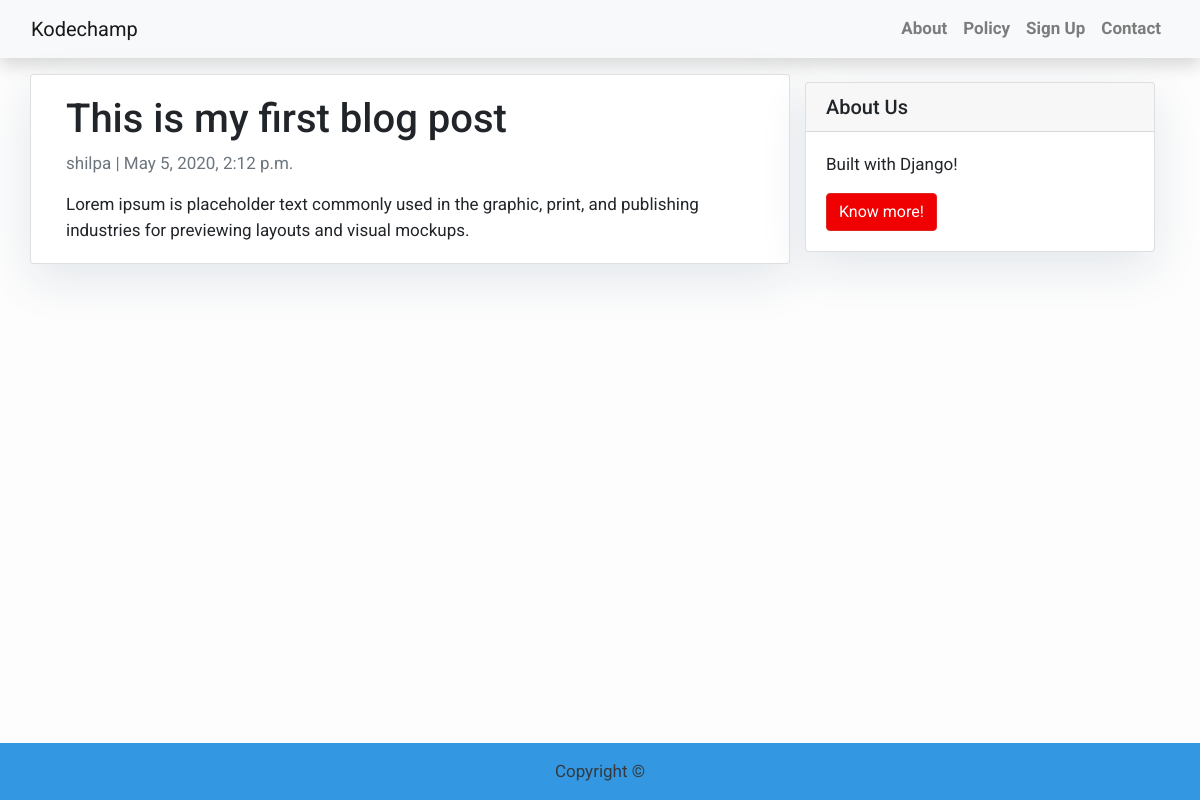
The page /my-first-blog-post on the database its author committed.
### blog/models.py (models this page shows, shortened)
class Post(models.Model):
    title=models.CharField(max_length=200,unique=True)
    slug=models.SlugField(max_length=200,unique=True)
    author=models.ForeignKey(User,on_delete=models.CASCADE,related_name='blog_posts')
    updated_on=models.DateTimeField(auto_now=True)
    content=models.TextField()
    created_on=models.DateTimeField(auto_now_add=True)
    status=models.IntegerField(choices=STATUS,default=0)
    class Meta:
        ordering=['-created_on']

### blog/views.py (the view)
# urls.py: path('<slug:slug>', views.PostDetail.as_view(), name='post_detail'),
class PostDetail(generic.DetailView):
    model = Post
    template_name = 'blog/post_detail.html'  # detail about each blog post will be on post_detail.html

### blog/templates/blog/post_detail.html
{% extends 'blog/base.html' %}
{% block content %}
<div class="container">
    <div class="row">
        <div class="col-md-8 card mb-4 mt-3 left top">
            <div class="card-body">
                <h1>{% block title %} {{ object.title }} {% endblock title %}</h1>
                <p class="text-muted"> {{ post.author }} | {{ post.created_on }} </p>
                <p class="card-text"> {{ object.content }}</p>
            </div>
        </div>
        {% block sidebar %} {% include 'blog/sidebar.html' %} {% endblock sidebar %}
    </div>
</div>
{% endblock content %}

### blog/templates/blog/base.html (style rules this page uses)
body { font-family: "Roboto", sans-serif; font-size: 17px; background-color: #fdfdfd; }

### blog/templates/blog/sidebar.html (style rules this page uses)
.card { box-shadow: 0 16px 48px #E3E7EB; }

### rows shown on the page
Post: title "This is my first blog post", author "shilpa", created_on "May 5, 2020, 2:12 p.m.", content "Lorem ipsum is placeholder text commonly used in the graphic, print, and publishing industries for previewing layouts and visual mockups."
